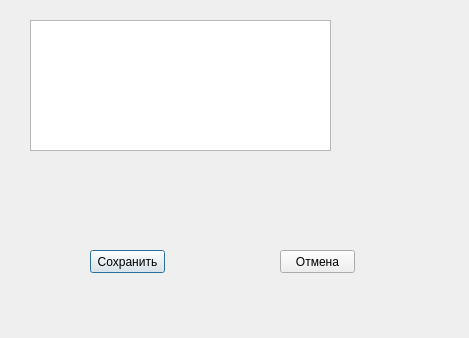
<?xml version="1.0" encoding="UTF-8"?>
<ui version="4.0">
 <class>PreviewMeshForm</class>
 <widget class="QDialog" name="PreviewMeshForm">
  <property name="geometry">
   <rect>
    <x>0</x>
    <y>0</y>
    <width>469</width>
    <height>338</height>
   </rect>
  </property>
  <property name="windowTitle">
   <string>Dialog</string>
  </property>
  <widget class="QTextEdit" name="textEdit_mesh">
   <property name="geometry">
    <rect>
     <x>30</x>
     <y>20</y>
     <width>301</width>
     <height>131</height>
    </rect>
   </property>
  </widget>
  <widget class="QPushButton" name="pushButton_save">
   <property name="geometry">
    <rect>
     <x>90</x>
     <y>250</y>
     <width>75</width>
     <height>23</height>
    </rect>
   </property>
   <property name="text">
    <string>Сохранить</string>
   </property>
  </widget>
  <widget class="QPushButton" name="pushButton_cancel">
   <property name="geometry">
    <rect>
     <x>280</x>
     <y>250</y>
     <width>75</width>
     <height>23</height>
    </rect>
   </property>
   <property name="text">
    <string>Отмена</string>
   </property>
  </widget>
 </widget>
 <resources/>
 <connections/>
</ui>
